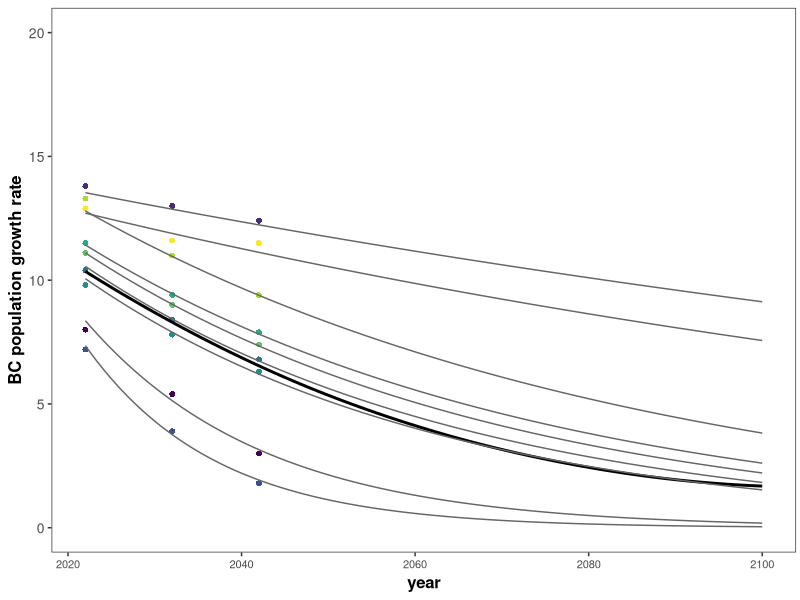

Generate this figure with R:
setwd("~/Downloads")
library(lme4)
library(ggplot2)
library(viridis)

data <- read.csv("popgrowth.csv")
data$scenario <- as.factor(data$scenario)
data$growth2 <- data$growthrate/100

#Fit the model
FIT <- glmer(growthrate ~ year + (year|scenario),
             family = Gamma(link="log"),
             data = data)

summary(FIT)

Logit_Fit <- function(x) {
  B_0 <- 52.4796834
  B_1 <- -0.0247877
  mu = exp(B_0 + B_1*x)
  mu
}

DATA <- data.frame(year = seq(2022,2100, 0.1),
                   growthrate = Logit_Fit(seq(2022,2100, 0.1)))


DATA2 <- data.frame(year = seq(2022,2100, 0.1),
                    scenario = "LG")

DATA3 <- data.frame(year = seq(2022,2100, 0.1),
                    scenario = "M1")

DATA4 <- data.frame(year = seq(2022,2100, 0.1),
                    scenario = "M2")

DATA5 <- data.frame(year = seq(2022,2100, 0.1),
                    scenario = "M3")

DATA6 <- data.frame(year = seq(2022,2100, 0.1),
                    scenario = "M4")

DATA7 <- data.frame(year = seq(2022,2100, 0.1),
                    scenario = "M5")

DATA8 <- data.frame(year = seq(2022,2100, 0.1),
                    scenario = "HG")

DATA9 <- data.frame(year = seq(2022,2100, 0.1),
                    scenario = "SA")

DATA10 <- data.frame(year = seq(2022,2100, 0.1),
                     scenario = "FA")

DATA2$LG <- predict(FIT, newdata = DATA2, type = "response")
DATA3$M1 <- predict(FIT, newdata = DATA3, type = "response")
DATA4$M2 <- predict(FIT, newdata = DATA4, type = "response")
DATA5$M3 <- predict(FIT, newdata = DATA5, type = "response")
DATA6$M4 <- predict(FIT, newdata = DATA6, type = "response")
DATA7$M5 <- predict(FIT, newdata = DATA7, type = "response")
DATA8$HG <- predict(FIT, newdata = DATA8, type = "response")
DATA9$SA <- predict(FIT, newdata = DATA9, type = "response")
DATA10$FA <- predict(FIT, newdata = DATA10, type = "response")

#FIG <- 
ggplot() +
  geom_point(data = data, aes(y = growthrate, x = year, col = scenario),
             alpha = 1, stroke = 0, shape=16, size = 2) +
  geom_smooth(data = DATA, aes(x = year, y = growthrate), se = F, span = 1.5, col = "black") +
  geom_line(data = DATA2, aes(x = year, y = LG), se = F, span = 1.5, col = "grey40", size = 0.5) +
  geom_line(data = DATA3, aes(x = year, y = M1), se = F, span = 1.5, col = "grey40", size = 0.5) +
  geom_line(data = DATA4, aes(x = year, y = M2), se = F, span = 1.5, col = "grey40", size = 0.5) +
  geom_line(data = DATA5, aes(x = year, y = M3), se = F, span = 1.5, col = "grey40", size = 0.5) +
  geom_line(data = DATA6, aes(x = year, y = M4), se = F, span = 1.5, col = "grey40", size = 0.5) +
  geom_line(data = DATA7, aes(x = year, y = M5), se = F, span = 1.5, col = "grey40", size = 0.5) +
  geom_line(data = DATA8, aes(x = year, y = HG), se = F, span = 1.5, col = "grey40", size = 0.5) +
  geom_line(data = DATA9, aes(x = year, y = SA), se = F, span = 1.5, col = "grey40", size = 0.5) +
  geom_line(data = DATA10, aes(x = year, y = FA), se = F, span = 1.5, col = "grey40", size = 0.5) +
  
  scale_y_continuous(limits = c(0,20), expand = c(0,1)) +
  #scale_x_continuous(breaks = c(1985, 1990, 1995, 2000, 2005, 2010, 2015)) +
  scale_color_viridis(discrete = T) +
  ylab("BC population growth rate") +
  theme_bw() +
  theme(panel.grid.major = element_blank(),
        panel.grid.minor = element_blank(),
        axis.title.y = element_text(size=12, family = "sans", face = "bold"),
        axis.title.x = element_text(size=12, family = "sans", face = "bold"),
        axis.text.y = element_text(size=10, family = "sans"),
        axis.text.x  = element_text(size=8, family = "sans"),
        plot.title = element_text(hjust = -0.05, size = 12, family = "sans", face = "bold"),
        legend.position = "none",
        panel.background = element_rect(fill = "transparent"),
        plot.background = element_rect(fill = "transparent", color = NA),
        plot.margin = unit(c(0.2,0.1,0.2,0.2), "cm"))

